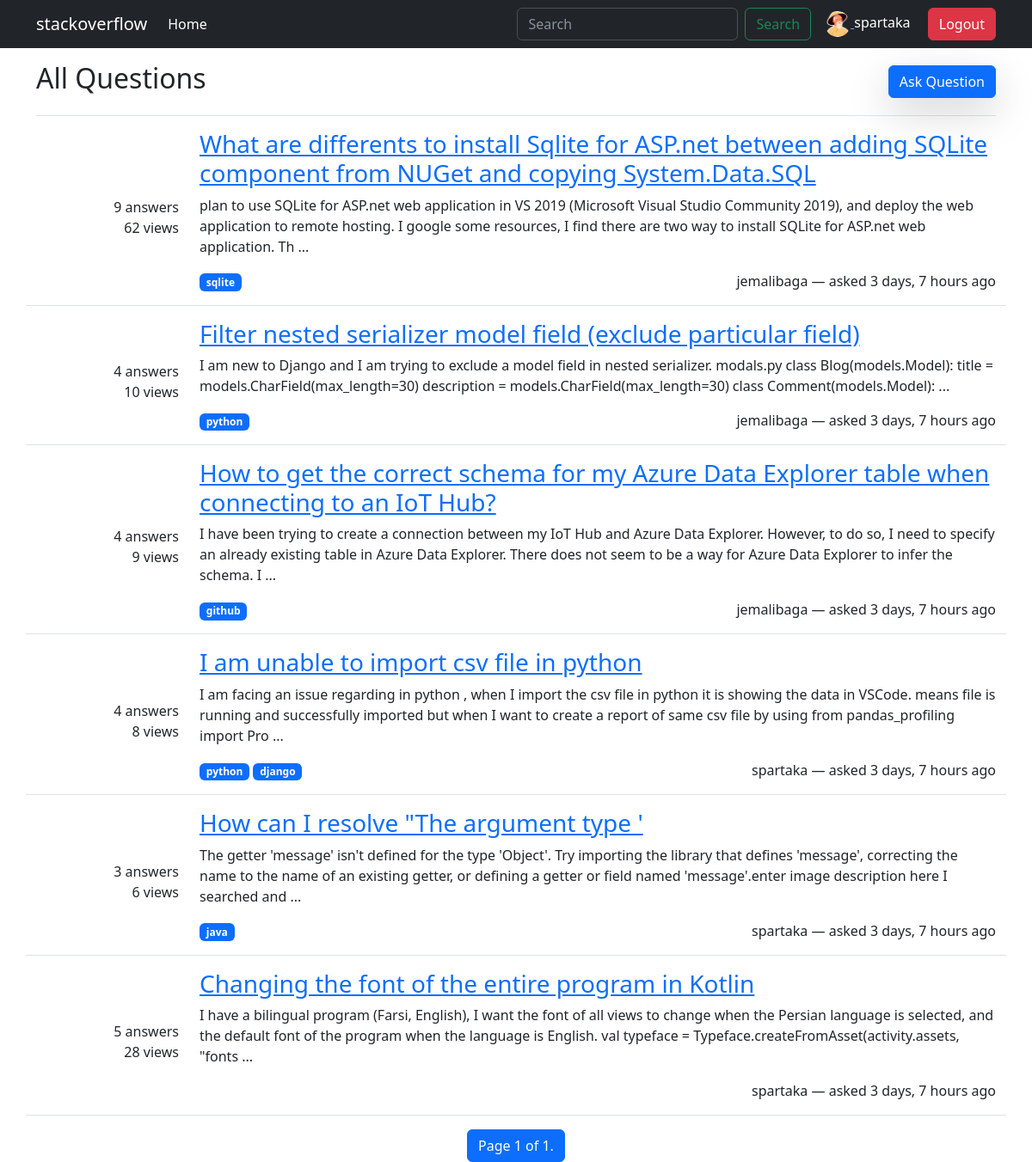
/ (signed in), run on an earlier commit of the app's database.
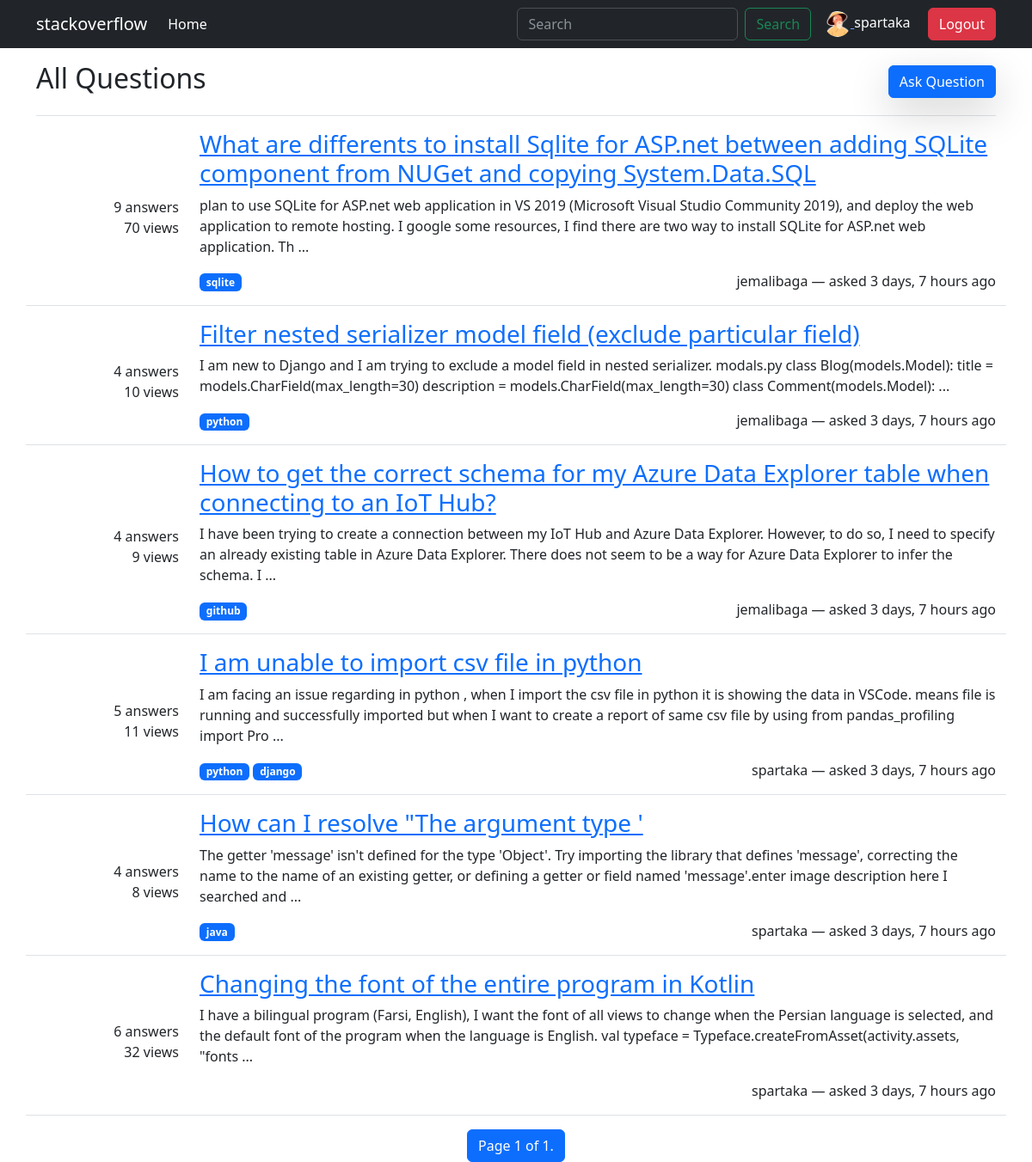
And on a later commit of the database.
### forum/models.py (models this page shows, shortened)
class Question(models.Model):
    user = models.ForeignKey(User, on_delete=models.CASCADE)
    title = models.CharField(max_length=120)
    text = models.TextField()
    create_time = models.DateTimeField(auto_now_add=True)
    modify_time = models. DateTimeField(auto_now=True)
    views = models.PositiveBigIntegerField(default=0, blank=True)

class Answer(models.Model):
    user = models.ForeignKey(User, on_delete=models.CASCADE)
    question = models.ForeignKey(Question, on_delete=models.CASCADE, related_name='answers')
    text = models.TextField()
    create_time = models.DateTimeField(auto_now_add=True)

### users/models.py (models this page shows)
class User(AbstractUser):
    birth_date = models.DateField(blank=True, null=True)

### forum/views.py (the view)
# urls.py: path('', HomeView.as_view(), name='home'),
class HomeView(ListView):
    model = Question
    template_name = 'forum/question_list.html'
    paginate_by = 6
    def get_queryset(self):
        return Question.objects \
        .filter(title__icontains=self.request.GET.get('q', "")) \
        .order_by('-create_time')
    def get_context_data(self, **kwargs):
        context = super().get_context_data(**kwargs)
        context['form'] = SearchForm(self.request.GET)
        return context

### forum/forms.py
class SearchForm(forms.Form):
    q = forms.CharField(max_length=120, widget=forms.TextInput(attrs={
                                        'type': "search",
                                        'class':"form-control me-2",
                                        'placeholder': "search"
    }))

### templates/forum/question_list.html (shortened to what this page needs)
{% extends 'base.html' %}
{% block content %}
<div class="mt-3 container">
    <div class="d-flex justify-content-between border-bottom pb-3 mb-3 align-items-center">
        <h2>All Questions</h2>
        <a href="{% url 'forum:question-add' %}" class="btn btn-primary shadow-lg">Ask Question</a>
    </div>
    <div>
        {% for question in question_list %}
        <div class="row border-bottom mb-3" id="question-{{ question.id }}">
            <div class="col d-flex flex-column justify-content-center text-end">
                <span>{{ question.answers.all|length }} answers</span>
                <span>{{ question.views }} views </span>
            </div>
            <div class="col-10">
                <h3><a href="{% url 'forum:question-detail' question.id %}">{{ question.title }}</a></h3>
                <p class="text-break">
                    {{ question.text|slice:255 }}
                    {% if question.text|length > 255 %}
                        ...
                    {% endif %}
                </p>
                <div class="d-flex justify-content-between">
                    <div>
                         {% for tag in question.tag_set.all %}
                            <span class="badge bg-primary">{{ tag.name }}</span>
                        {% endfor %}
                    </div>
                    <div>
                        <p>
                            {{ question.user.username }} &mdash; asked {{ question.create_time|timesince }} ago
                        </p>
                    </div>
                </div>
            </div>
        </div>
    {% endfor %}
    <div class="pagination text-center justify-content-center">
    <span class="step-links">
        <span class="current btn btn-primary btn-disabled">
            Page {{ page_obj.number }} of {{ page_obj.paginator.num_pages }}.
        </span>
    </span>
</div>
{% endblock content %}

What changed in the data, as far as the page shows it:
changed Question (number 1 of 6 on the later page): views "62" → "70"
changed Question "I am unable to import csv file in python": answers.all|length "4" → "5"; views "8" → "11"
changed Question "How can I resolve \"The argument type '": answers.all|length "3" → "4"; views "6" → "8"
changed Question "Changing the font of the entire program in Kotlin": answers.all|length "5" → "6"; views "28" → "32"
